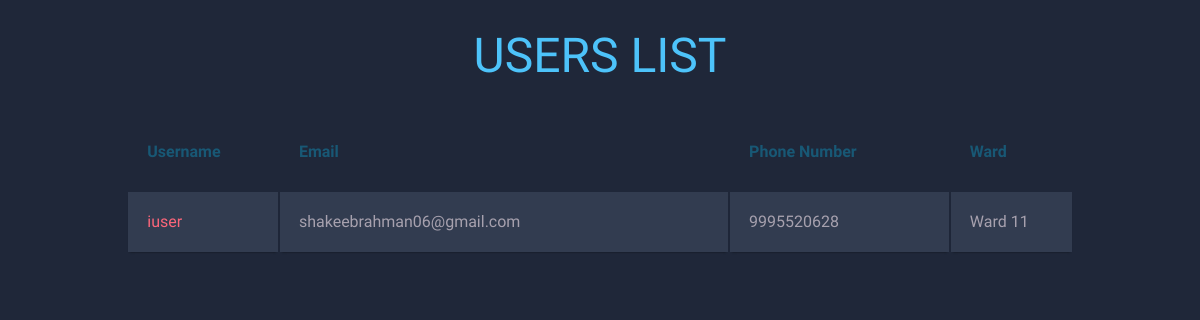
Page /u_list/ on the earlier database version.
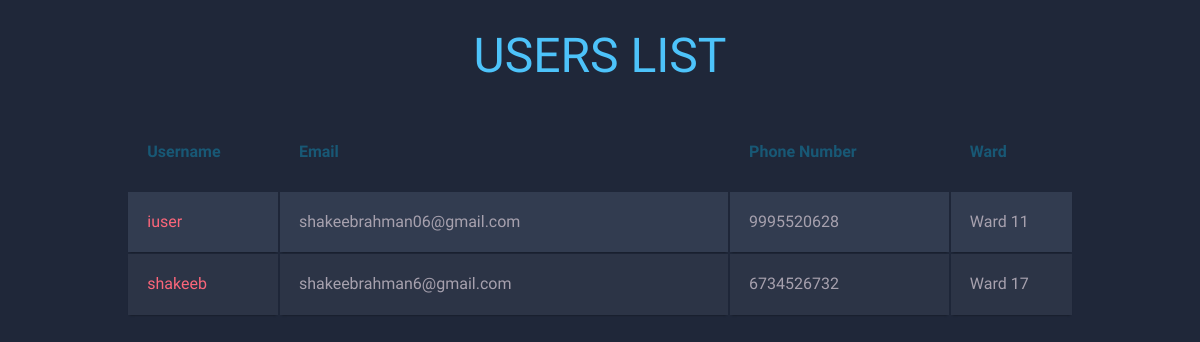
Same page on the later database version.
### main/models.py (models this page shows)
class reg(models.Model):
    username=models.CharField(max_length=30)
    email=models.CharField(max_length=30)
    psw=models.CharField(max_length=30)
    phone=models.IntegerField()
    ward=models.CharField(max_length=30)

### main/views.py (the view)
# urls.py: path('u_list/',views.u_list,name='u_list'),
def u_list(request):
    data=reg.objects.all()
    return render(request,'u_list.html',{'data':data})

### main/templates/u_list.html (shortened to what this page needs)
<!DOCTYPE html>
<html lang="en">
<head>
  <h1>USERS LIST </h1>
<table class="container">
	<thead>
		<tr>
			<th><h1>Username</h1></th>
			<th><h1>Email</h1></th>
			<th><h1>Phone Number</h1></th>
			<th><h1>Ward</h1></th>
		</tr>
	</thead>
	<tbody>
    {% for i in data %}
		<tr>
			<td>{{i.username}}</td>
			<td>{{i.email}}</td>
			<td>{{i.phone}}</td>
			<td>{{i.ward}}</td>
      </tr>
      {% endfor %}
	</tbody>
</table>
</body>
</html>

Differences in the rows shown:
added reg: username "shakeeb", email "shakeebrahman6@gmail.com", phone "6734526732", ward "Ward 17"
